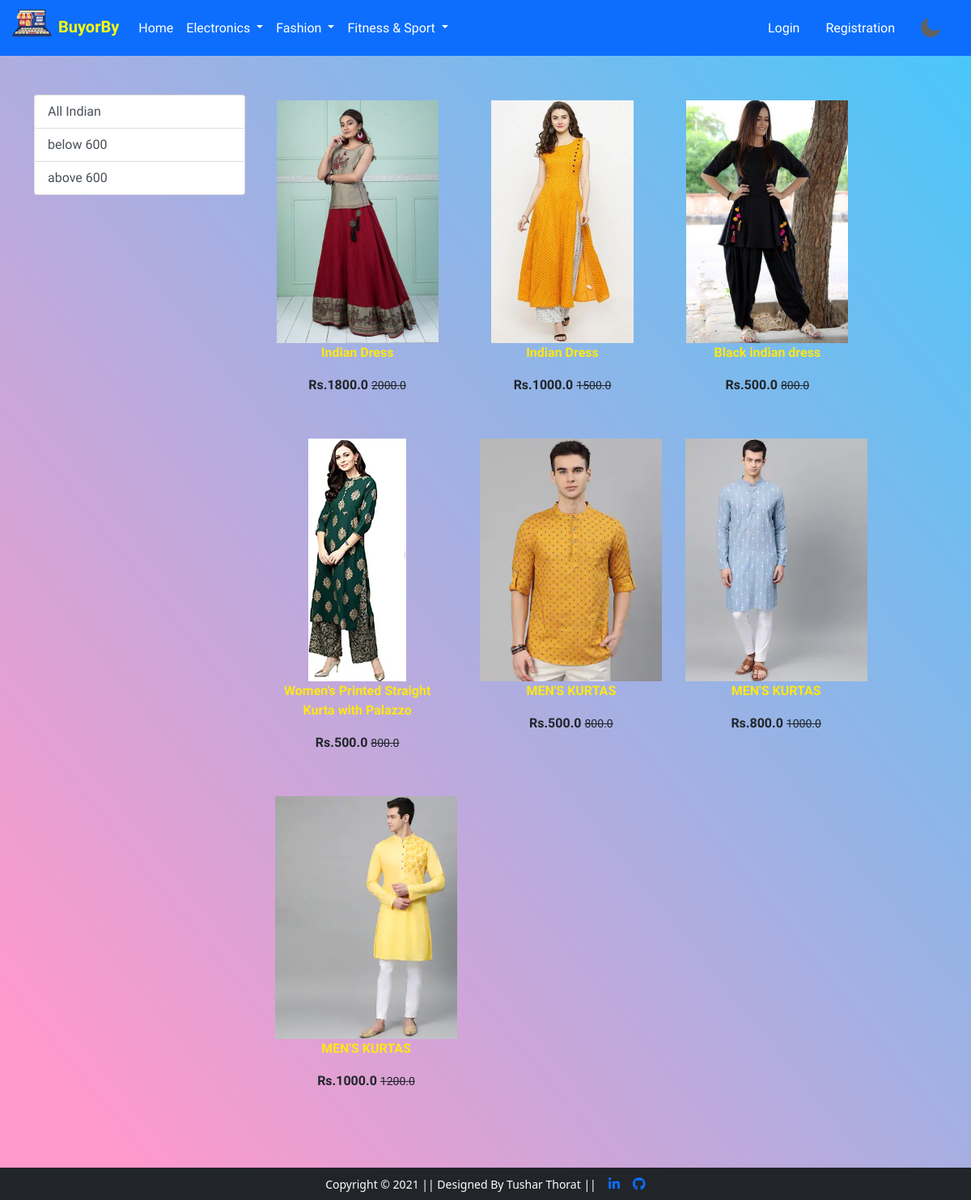
Page /india/ on the committed database.
### app/models.py (models this page shows, shortened)
class Product(models.Model):
    title = models.CharField(max_length=100)
    selling_price =models.FloatField()
    discounted_price = models.FloatField()
    discripation = models.TextField(default = "anything")
    brand = models.CharField(max_length=100)
    category = models.CharField(choices=CATEGORY_CHOICES,max_length=2)
    product_image = models.ImageField(upload_to ='producting')

### app/views.py (the view)
# urls.py: path('india/', views.india, name='india'),
def india(request, data=None):
    if data == None:
        indias = Product.objects.filter(category='ID')
    elif data == 'below':
        indias =  Product.objects.filter(category='ID').filter(discounted_price__lt=600)
    elif data == 'above':
        indias =  Product.objects.filter(category='ID').filter(discounted_price__gt=600)
    return render(request, 'app/indian.html',{'indias':indias})

### app/templates/app/indian.html (shortened to what this page needs)
{% extends 'app/base.html' %}
{% load static %}
{% block main-content %}
<div class="container my-5">
 <div class="row">
  <div class="col-sm-3">
   <div class = "list-group">
     <a href = "{% url 'india' %}" class="list-group-item list-group-item-action"
     aria-current="true">All Indian</a>
     <a href = "{% url 'indiadata' 'below' %}" class="list-group-item list-group-item-action"
     aria-current="true">below 600</a>
     <a href = "{% url 'indiadata' 'above' %}" class="list-group-item list-group-item-action"
     aria-current="true">above 600</a>
   </div>
  </div>
  <div class="col-sm-8">
   <div class = "row">
     {% for product in indias %}
      <div class="col-sm-4 text-center mb-4">
       <a href="{% url 'product-detail' product.id %}" class="btn">
        <div class="item">
          <img src="{{product.product_image.url}}" alt=""
          height="300" class="">
          <div class="fw-bold"><p><b>{{product.title}}</b></p></div>
          <div class="fw-bold"><p></b>Rs.{{product.discounted_price}}
          <small class="fw-light text-decoration-line-through">{{product.selling_price}}</small></b></p></div>
         </div>
       </a>
      </div>
     {% endfor %}
   </div>
  </div>
 </div>
</div>
{% endblock main-content %}

### app/static/app/css/style.css (style rules this page uses)
* { margin: 0; padding: 0; }
body { background:var(--primary-colour); }
:root { --primary-colour:linear-gradient(to bottom left, #33ccff -9%, #ff99cc 92%); --secondary-color:#212121; }
.container { color:var(--secondary-color); font-family: 'Kaushan Script', cursive; }
.fw-bold p b { color:#FEE715FF; }

### rows in the picture
Product: product_image (picture), title "Indian Dress", discounted_price "1800.0", selling_price "2000.0"
Product: product_image (picture), title "Indian Dress", discounted_price "1000.0", selling_price "1500.0"
Product: product_image (picture), title "Black indian dress", discounted_price "500.0", selling_price "800.0"
Product: product_image (picture), title "Women's Printed Straight Kurta with Palazzo", discounted_price "500.0", selling_price "800.0"
Product: product_image (picture), title "MEN'S KURTAS", discounted_price "500.0", selling_price "800.0"
Product: product_image (picture), title "MEN'S KURTAS", discounted_price "800.0", selling_price "1000.0"
Product: product_image (picture), title "MEN'S KURTAS", discounted_price "1000.0", selling_price "1200.0"
